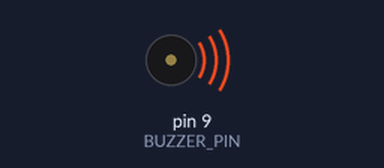
A sketch run on a simulated Arduino Nano, built with avr-gcc and run on an emulated ATmega328P. Parts: buzzer (waves = sounding).

Above: at 2.3 s.
At 2.7 s:
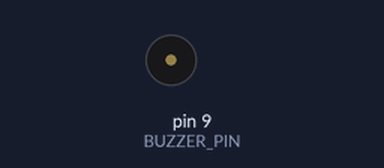
Timing chart, 0 to 3.2 s (numbered marks = the images above):
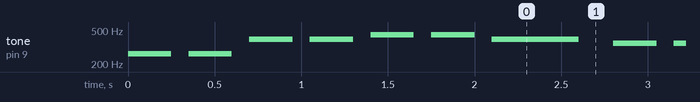

The sketch:

twinkle_twinkle.ino
```cpp
#include "pitches.h"

#define BUZZER_PIN 9 // The Arduino pin connected to the buzzer

// notes in the melody:
int melody[] = {
  C4, C4, G4, G4, A4 , A4, G4, F4, F4, E4, E4, D4, D4, C4,
  G4, G4, F4, F4, E4, E4, D4, G4, G4, F4, F4, E4, E4, D4
};

// note durations: 4 = quarter note, 8 = eighth note, etc.:
int noteDurations[] = {
  4  , 4  , 4 ,  4 , 4, 4, 2, 4 ,4 , 4, 4, 4, 4, 2,
  4, 4, 4, 4, 4 , 4, 2, 4, 4, 4, 4, 4, 4, 2

};

void setup() {

}

void loop() {

  for (int thisNote = 0; thisNote < sizeof(melody) / sizeof(int); thisNote++) {

    // to calculate the note duration, take one second divided by the note type.
    //e.g. quarter note = 1000 / 4, eighth note = 1000/8, etc.
    int noteDuration = 1000 / noteDurations[thisNote];
    tone(BUZZER_PIN, melody[thisNote], noteDuration);

    // to distinguish the notes, set a minimum time between them.
    int pauseBetweenNotes = noteDuration * 1.40;
    delay(pauseBetweenNotes);
    // stop the tone playing:
    noTone(BUZZER_PIN);
  }
}
```

pitches.h
```cpp
#define B0  31
#define C1  33
#define CS1 35
#define D1  37
#define DS1 39
#define E1  41
#define F1  44
#define FS1 46
#define G1  49
#define GS1 52
#define A1  55
#define AS1 58
#define B1  62
#define C2  65
#define CS2 69
#define D2  73
#define DS2 78
#define E2  82
#define F2  87
#define FS2 93
#define G2  98
#define GS2 104
#define A2  110
#define AS2 117
#define B2  123
#define C3  131
#define CS3 139
#define D3  147
#define DS3 156
#define E3  165
#define F3  175
#define FS3 185
#define G3  196
#define GS3 208
#define A3  220
#define AS3 233
#define B3  247
#define C4  262
#define CS4 277
#define D4  294
#define DS4 311
#define E4  330
#define F4  349
#define FS4 370
#define G4  392
#define GS4 415
#define A4  440
#define AS4 466
#define B4  494
#define C5  523
#define CS5 554
#define D5  587
#define DS5 622
#define E5  659
#define F5  698
#define FS5 740
#define G5  784
#define GS5 831
#define A5  880
#define AS5 932
#define B5  988
#define C6  1047
#define CS6 1109
#define D6  1175
#define DS6 1245
#define E6  1319
#define F6  1397
#define FS6 1480
#define G6  1568
#define GS6 1661
#define A6  1760
#define AS6 1865
#define B6  1976
#define C7  2093
#define CS7 2217
#define D7  2349
#define DS7 2489
#define E7  2637
#define F7  2794
#define FS7 2960
#define G7  3136
#define GS7 3322
#define A7  3520
#define AS7 3729
#define B7  3951
#define C8  4186
#define CS8 4435
#define D8  4699
#define DS8 4978
#define RST 0
```

Measured:
- by itself, tone on pin 9 (BUZZER_PIN): plays 262 Hz for 0.25 s, 262 Hz for 0.25 s, 392 Hz for 0.25 s, 392 Hz for 0.25 s, 440 Hz for 0.25 s, 440 Hz for 0.25 s … (326 notes in this stretch)
